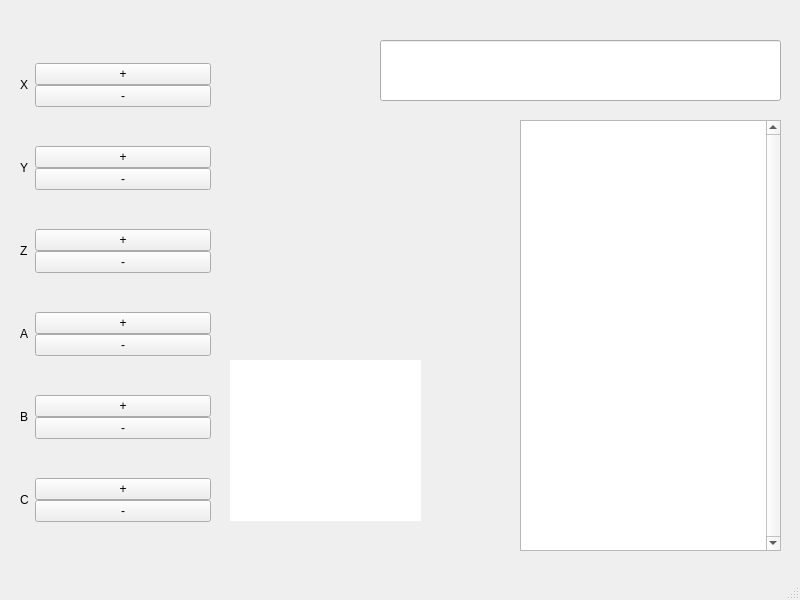
<?xml version="1.0" encoding="UTF-8"?>
<ui version="4.0">
 <class>MainWindow</class>
 <widget class="QMainWindow" name="MainWindow">
  <property name="geometry">
   <rect>
    <x>0</x>
    <y>0</y>
    <width>800</width>
    <height>600</height>
   </rect>
  </property>
  <property name="windowTitle">
   <string>MainWindow</string>
  </property>
  <widget class="QWidget" name="centralwidget">
   <widget class="QWidget" name="verticalLayoutWidget">
    <property name="geometry">
     <rect>
      <x>20</x>
      <y>30</y>
      <width>191</width>
      <height>531</height>
     </rect>
    </property>
    <layout class="QVBoxLayout" name="verticalLayout_2">
     <item>
      <layout class="QHBoxLayout" name="horizontalLayout">
       <property name="spacing">
        <number>0</number>
       </property>
       <property name="sizeConstraint">
        <enum>QLayout::SetNoConstraint</enum>
       </property>
       <item>
        <widget class="QLabel" name="XLabel">
         <property name="maximumSize">
          <size>
           <width>15</width>
           <height>15</height>
          </size>
         </property>
         <property name="text">
          <string>X</string>
         </property>
        </widget>
       </item>
       <item>
        <layout class="QVBoxLayout" name="verticalLayout_3">
         <property name="spacing">
          <number>0</number>
         </property>
         <item>
          <widget class="QPushButton" name="XForwardButton">
           <property name="text">
            <string>+</string>
           </property>
          </widget>
         </item>
         <item>
          <widget class="QPushButton" name="XBackwardButton">
           <property name="text">
            <string>-</string>
           </property>
          </widget>
         </item>
        </layout>
       </item>
      </layout>
     </item>
     <item>
      <layout class="QHBoxLayout" name="horizontalLayout_2">
       <property name="spacing">
        <number>0</number>
       </property>
       <property name="sizeConstraint">
        <enum>QLayout::SetNoConstraint</enum>
       </property>
       <item>
        <widget class="QLabel" name="YLabel">
         <property name="maximumSize">
          <size>
           <width>15</width>
           <height>15</height>
          </size>
         </property>
         <property name="text">
          <string>Y</string>
         </property>
        </widget>
       </item>
       <item>
        <layout class="QVBoxLayout" name="verticalLayout_4">
         <property name="spacing">
          <number>0</number>
         </property>
         <item>
          <widget class="QPushButton" name="YForwardButton">
           <property name="text">
            <string>+</string>
           </property>
          </widget>
         </item>
         <item>
          <widget class="QPushButton" name="YBackwardButton">
           <property name="text">
            <string>-</string>
           </property>
          </widget>
         </item>
        </layout>
       </item>
      </layout>
     </item>
     <item>
      <layout class="QHBoxLayout" name="horizontalLayout_3">
       <property name="spacing">
        <number>0</number>
       </property>
       <property name="sizeConstraint">
        <enum>QLayout::SetNoConstraint</enum>
       </property>
       <item>
        <widget class="QLabel" name="ZLabel">
         <property name="maximumSize">
          <size>
           <width>15</width>
           <height>15</height>
          </size>
         </property>
         <property name="text">
          <string>Z</string>
         </property>
        </widget>
       </item>
       <item>
        <layout class="QVBoxLayout" name="verticalLayout_5">
         <property name="spacing">
          <number>0</number>
         </property>
         <item>
          <widget class="QPushButton" name="ZForwardButton">
           <property name="text">
            <string>+</string>
           </property>
          </widget>
         </item>
         <item>
          <widget class="QPushButton" name="ZBackwardButton">
           <property name="text">
            <string>-</string>
           </property>
          </widget>
         </item>
        </layout>
       </item>
      </layout>
     </item>
     <item>
      <layout class="QHBoxLayout" name="horizontalLayout_4">
       <property name="spacing">
        <number>0</number>
       </property>
       <property name="sizeConstraint">
        <enum>QLayout::SetNoConstraint</enum>
       </property>
       <item>
        <widget class="QLabel" name="ALabel">
         <property name="maximumSize">
          <size>
           <width>15</width>
           <height>15</height>
          </size>
         </property>
         <property name="text">
          <string>A</string>
         </property>
        </widget>
       </item>
       <item>
        <layout class="QVBoxLayout" name="verticalLayout_6">
         <property name="spacing">
          <number>0</number>
         </property>
         <item>
          <widget class="QPushButton" name="AForwardButton">
           <property name="text">
            <string>+</string>
           </property>
          </widget>
         </item>
         <item>
          <widget class="QPushButton" name="ABackwardButton">
           <property name="text">
            <string>-</string>
           </property>
          </widget>
         </item>
        </layout>
       </item>
      </layout>
     </item>
     <item>
      <layout class="QHBoxLayout" name="horizontalLayout_5">
       <property name="spacing">
        <number>0</number>
       </property>
       <property name="sizeConstraint">
        <enum>QLayout::SetNoConstraint</enum>
       </property>
       <item>
        <widget class="QLabel" name="BLabel">
         <property name="maximumSize">
          <size>
           <width>15</width>
           <height>15</height>
          </size>
         </property>
         <property name="text">
          <string>B</string>
         </property>
        </widget>
       </item>
       <item>
        <layout class="QVBoxLayout" name="verticalLayout_7">
         <property name="spacing">
          <number>0</number>
         </property>
         <item>
          <widget class="QPushButton" name="BForwardButton">
           <property name="text">
            <string>+</string>
           </property>
          </widget>
         </item>
         <item>
          <widget class="QPushButton" name="BBackwardButton">
           <property name="text">
            <string>-</string>
           </property>
          </widget>
         </item>
        </layout>
       </item>
      </layout>
     </item>
     <item>
      <layout class="QHBoxLayout" name="horizontalLayout_6">
       <property name="spacing">
        <number>0</number>
       </property>
       <property name="sizeConstraint">
        <enum>QLayout::SetNoConstraint</enum>
       </property>
       <item>
        <widget class="QLabel" name="CLabel">
         <property name="maximumSize">
          <size>
           <width>15</width>
           <height>15</height>
          </size>
         </property>
         <property name="text">
          <string>C</string>
         </property>
        </widget>
       </item>
       <item>
        <layout class="QVBoxLayout" name="verticalLayout_9">
         <property name="spacing">
          <number>0</number>
         </property>
         <item>
          <widget class="QPushButton" name="CForwardButton">
           <property name="text">
            <string>+</string>
           </property>
          </widget>
         </item>
         <item>
          <widget class="QPushButton" name="CBackwardButton">
           <property name="text">
            <string>-</string>
           </property>
          </widget>
         </item>
        </layout>
       </item>
      </layout>
     </item>
    </layout>
   </widget>
   <widget class="QTextEdit" name="Output">
    <property name="geometry">
     <rect>
      <x>520</x>
      <y>120</y>
      <width>261</width>
      <height>431</height>
     </rect>
    </property>
    <property name="verticalScrollBarPolicy">
     <enum>Qt::ScrollBarAlwaysOn</enum>
    </property>
   </widget>
   <widget class="QLineEdit" name="lnput">
    <property name="geometry">
     <rect>
      <x>380</x>
      <y>40</y>
      <width>401</width>
      <height>61</height>
     </rect>
    </property>
   </widget>
   <widget class="QTextEdit" name="positions">
    <property name="geometry">
     <rect>
      <x>230</x>
      <y>360</y>
      <width>191</width>
      <height>161</height>
     </rect>
    </property>
    <property name="autoFillBackground">
     <bool>false</bool>
    </property>
    <property name="frameShape">
     <enum>QFrame::NoFrame</enum>
    </property>
    <property name="frameShadow">
     <enum>QFrame::Plain</enum>
    </property>
    <property name="lineWidth">
     <number>0</number>
    </property>
    <property name="undoRedoEnabled">
     <bool>true</bool>
    </property>
    <property name="readOnly">
     <bool>true</bool>
    </property>
   </widget>
  </widget>
  <widget class="QMenuBar" name="menubar">
   <property name="geometry">
    <rect>
     <x>0</x>
     <y>0</y>
     <width>800</width>
     <height>21</height>
    </rect>
   </property>
  </widget>
  <widget class="QStatusBar" name="statusbar"/>
 </widget>
 <resources/>
 <connections/>
</ui>
